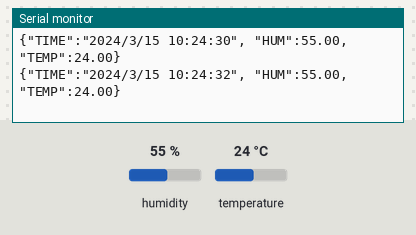
The sketch below on a simulated Arduino Uno, built with avr-gcc and run on an emulated ATmega328P. Parts: the last lines printed to the serial monitor. The test bench sets the inputs (shaded band); at power-on: humidity 55 %, temperature 24 °C. The local clock reads 2024-03-15 10:24:30 at power-on unless the sketch sets it.

Above: at 2.8 s.
2.9 s: humidity set to 22 %
At 5.1 s:
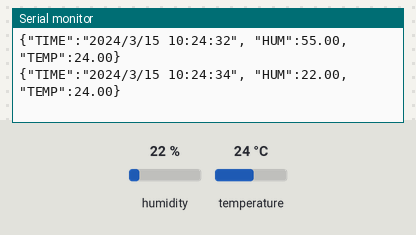
5.6 s: temperature set to 12 °C
At 7.6 s:
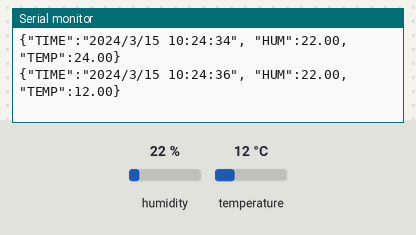
8.3 s: humidity set to 40 %
At 11.4 s:
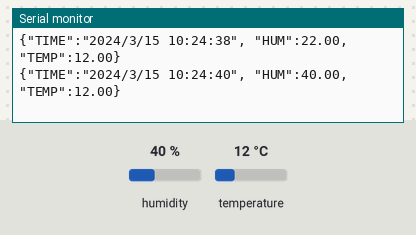
Timing chart, 0 to 12.9 s (numbered marks = the images above; inputs shaded):
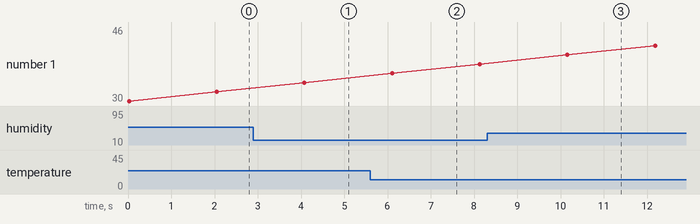

The sketch:

ArduinoDummySensor.ino
```cpp
#include <dht.h>     //Library from http://www.circuitbasics.com/how-to-set-up-the-dht11-humidity-sensor-on-an-arduino/
#include <Wire.h>
#include <RTClib.h>  //Library from https://github.com/adafruit/RTClib
dht DHT;

RTC_DS1307 rtc;

#define DHT11_PIN 7

void setup(){
  Serial.begin(9600);
   if (! rtc.begin()) {
    Serial.println("Couldn't find RTC");
    while (1);
  }

  if (! rtc.isrunning()) {
    Serial.println("RTC is NOT running!");
    // following line sets the RTC to the date & time this sketch was compiled
    // rtc.adjust(DateTime(F(__DATE__), F(__TIME__)));
    // This line sets the RTC with an explicit date & time, for example to set
    // January 21, 2014 at 3am you would call:
    // rtc.adjust(DateTime(2014, 1, 21, 3, 0, 0));
  }
}

void loop()
{
  DateTime now = rtc.now();

  int chk = DHT.read11(DHT11_PIN);


  //Format: "{'TIME':'YYYY/MM/DD HH:MM:SS', 'HUM':DHT_HUM.00, 'TEMP':DHT_TEMP.00}"

  Serial.print("{\"TIME\":\"");
  Serial.print(now.year(), DEC);
  Serial.print('/');
  Serial.print(now.month(), DEC);
  Serial.print('/');
  Serial.print(now.day(), DEC);
  Serial.print(" ");
  Serial.print(now.hour(), DEC);
  Serial.print(':');
  Serial.print(now.minute(), DEC);
  Serial.print(':');
  Serial.print(now.second(), DEC);
  Serial.print("\", \"HUM\":");
  Serial.print(DHT.humidity);
  Serial.print(", \"TEMP\":");
  Serial.print(DHT.temperature);
  Serial.println("}");
  delay(2000);
}
```

Measured:
- after the input at 2.9 s, the serial monitor: prints a new line after 1.2 s (image 1)
- after the input at 5.6 s, the serial monitor: prints a new line after 0.50 s (image 2)
- after the input at 8.3 s, the serial monitor: prints a new line after 1.9 s (image 3)
